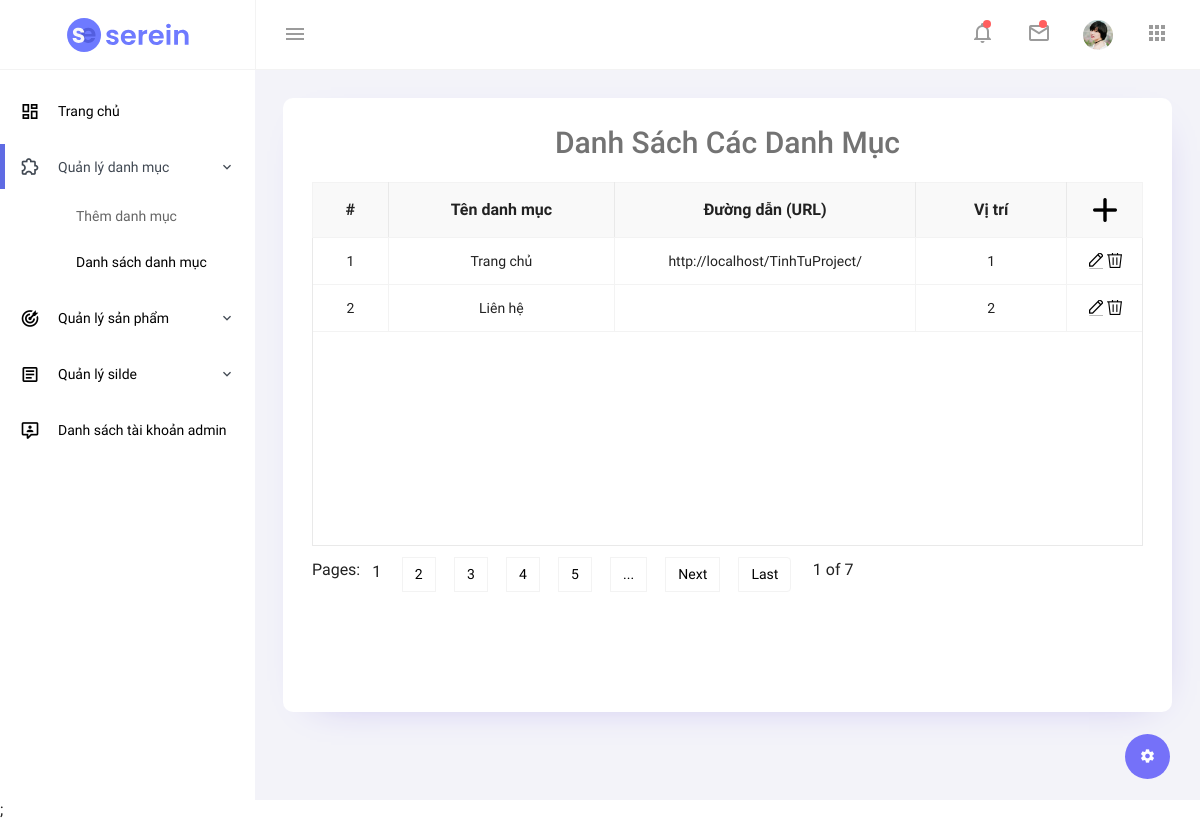
/admin/view_categories.php (signed in), run on the app's committed database.
### tables this page shows
CREATE TABLE `categories` (
  `cat_id` int(11) NOT NULL,
  `cat_name` varchar(50) NOT NULL,
  `url` varchar(255) NOT NULL,
  `position` int(11) NOT NULL,
  `display` tinyint(4) NOT NULL
);

### admin/view_categories.php (the view, shortened to what this page needs)
<?php
include "admin_header.php";
include "admin_navbar.php";
include "admin_partial.php";
include "admin_sidebar.php";
include('../includes/mysqli_connect.php');
?>
<div class="main-panel">
    <div class="content-wrapper">
        <div class="row grid-margin">
            <div class="col-lg-12 grid-margin stretch-card">
                <div class="card">
                    <div class="card-body">
                        <h4 class="card-title" style="text-align: center;font-size: 30px;">Danh sách các danh mục</h4>
                        <div id="js-grid" class="jsgrid" style="position: relative; height: 500px; width: 100%;">
                            <div class="jsgrid-grid-header jsgrid-header-scrollbar">
                                <table class="jsgrid-table">
                                    <tr class="jsgrid-header-row">
                                        <th class="jsgrid-header-cell jsgrid-align-center jsgrid-header-sortable" style="width: 50px;">
                                            #
                                        </th>
                                        <th class="jsgrid-header-cell jsgrid-align-center jsgrid-header-sortable"
                                            style="width: 150px;">
                                            Tên danh mục
                                        </th>
                                        <th class="jsgrid-header-cell jsgrid-align-center jsgrid-header-sortable" style="width: 200px;">
                                            Đường dẫn (URL)
                                        </th>
                                        <th class="jsgrid-header-cell jsgrid-align-center jsgrid-header-sortable"
                                            style="width: 100px;">
                                            Vị trí
                                        </th>
                                        <th class="jsgrid-header-cell jsgrid-control-field jsgrid-align-center"
                                            style="width: 50px;"><a href="add_category.php"><input
                                                    class="jsgrid-button jsgrid-mode-button jsgrid-insert-mode-button"
                                                    type="button" title="Thêm danh mục"></a></th>
                                    </tr>
                                </table>
                            </div>
                            <div class="jsgrid-grid-body" style="height: 307.625px;">
                                <table class="jsgrid-table">
                                    <tbody>
                                    <?php
                                    $q = "SELECT * FROM categories ORDER BY cat_id ASC ";
                                    $r = mysqli_query($dbc, $q);
                                    $stt=0;
                                    while ($cats = mysqli_fetch_array($r, MYSQLI_ASSOC)) {
                                        $stt+=1;
                                        echo "
                                        <tr class=\"jsgrid-row\">
                                            <td class=\"jsgrid-cell jsgrid-align-center\" style=\"width: 50px;\">".$stt."</td>
                                            <td class=\"jsgrid-cell jsgrid-align-center\" style=\"width: 150px;\">".$cats['cat_name']."</td>
                                            <td class=\"jsgrid-cell jsgrid-align-center\" style=\"width: 200px;\">".$cats['url']."</td>
                                            <td class=\"jsgrid-cell jsgrid-align-center\" style=\"width: 100px;\">".$cats['position']."</td>
                                            <td class=\"jsgrid-cell jsgrid-control-field jsgrid-align-center\"
                                                style=\"width: 50px;\">
                                                <a href='edit_category.php?cid={$cats['cat_id']}'><input class=\"jsgrid-button jsgrid-edit-button\" type=\"button\" title=\"Sửa\"></a>
                                                <a href='delete_category.php?cid={$cats['cat_id']}'><input class=\"jsgrid-button jsgrid-delete-button\" type=\"button\" title=\"Xóa\"></a>
                                            </td>
                                        </tr>
                                        ";
                                    }
                                    ?>
                                    </tbody>
                                </table>
                            </div>
                            <div class="jsgrid-pager-container">
                                <div class="jsgrid-pager">Pages:  <span
                                            class="jsgrid-pager-page jsgrid-pager-current-page">1</span><span
                                            class="jsgrid-pager-page"><a href="javascript:void(0);">2</a></span><span
                                            class="jsgrid-pager-page"><a href="javascript:void(0);">3</a></span><span
                                            class="jsgrid-pager-page"><a href="javascript:void(0);">4</a></span><span
                                            class="jsgrid-pager-page"><a href="javascript:void(0);">5</a></span><span
                                            class="jsgrid-pager-nav-button"><a href="javascript:void(0);">...</a></span>
                                    <span class="jsgrid-pager-nav-button"><a href="javascript:void(0);">Next</a></span>
                                    <span class="jsgrid-pager-nav-button"><a href="javascript:void(0);">Last</a></span>
                                    &nbsp;&nbsp; 1 of 7
                                </div>
                            </div>
                        </div>
                    </div>
                </div>
            </div>
        </div>
    </div>
</div>
<?php include "admin_end.php" ?>;

### data on the page
categories: cat_name "Trang chủ", url "http://localhost/TinhTuProject/", position "1"
categories: cat_name "Liên hệ", position "2"
